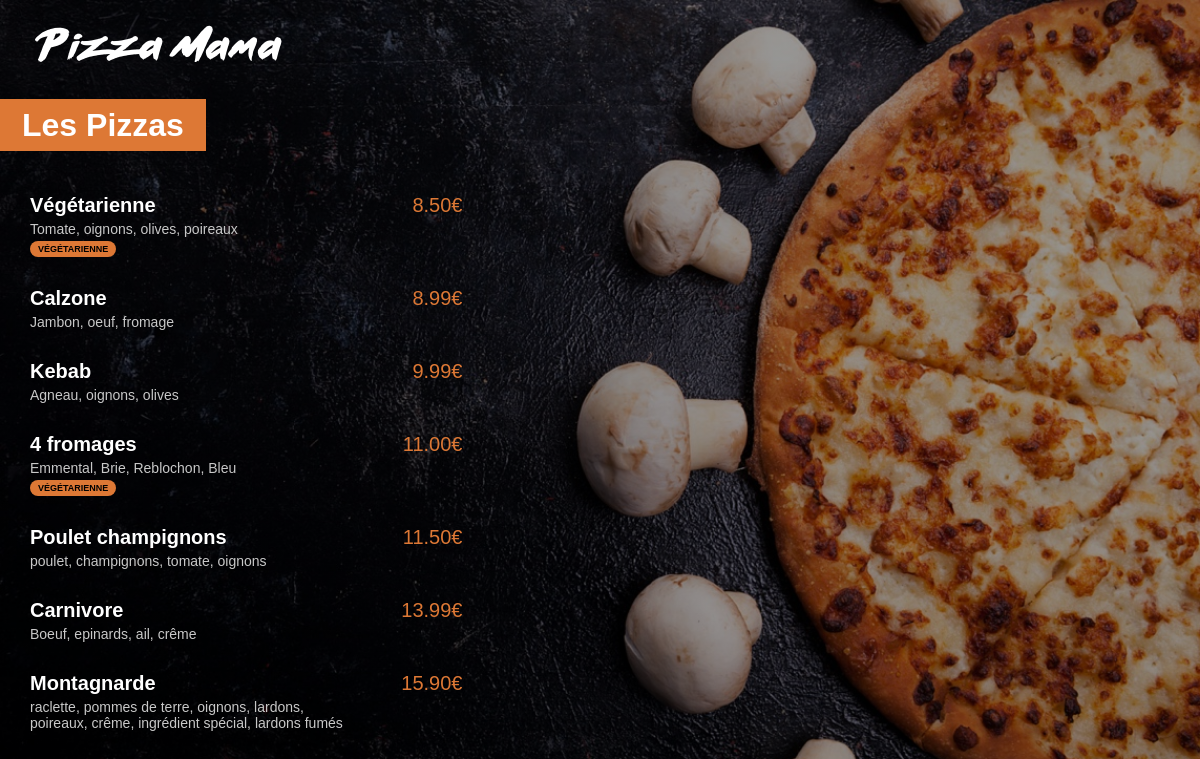
Screenshot of /menu-pizza/ with the database file from the repository.
### menu/models.py (models this page shows, shortened)
class Pizza(models.Model):
    nom = models.CharField(max_length=200)
    ingredients = models.CharField(max_length=400)
    prix = models.FloatField(default=0)
    vegetarienne = models.BooleanField(default=False)

### menu/views.py (the view)
# urls.py: path('', views.index, name="index"),
def index(request):
    pizzas = Pizza.objects.all().order_by('prix')
    return render(request, 'menu/index.html', {'pizzas': pizzas})

### menu/templates/menu/index.html (shortened to what this page needs)
{% load static %}
<html lang="fr">
<head>
    <link rel="stylesheet" href="{% static 'menu/style.css' %}">
</head>
<body>
    <a href="{% url 'main:index' %}"><img id="small_logo" src="{% static 'menu/images/small_logo.png' %}"></a>
    <div class="menu_title">
        <h1>Les Pizzas</h1>
    </div>
    <div class="menu_list">
        {% for pizza in pizzas %}
        <div class="menu_list_item">
            <span class="menu_list_title">{{pizza.nom}}</span>
            <span class="menu_list_prix">{{pizza.prix | floatformat:2}}€</span>
            <span class="menu_list_ingredients">{{pizza.ingredients}}</span>
            {% if pizza.vegetarienne %}
                <span class="menu_list_badge">VÉGÉTARIENNE</span>
            {% endif %}
        </div>
        {% endfor %}
    </div>
</body>
</html>

### menu/static/menu/style.css (style rules this page uses)
body { background: linear-gradient(0deg, rgba(0, 0, 0, 0.4), rgba(0, 0, 0, 0.4)), url("images/menu_background.jpg") no-repeat center center fixed; -webkit-background-size: cover; -moz-background-size: cover; -o-background-size: cover; background-size: cover; color: white; margin: 0px; font-family: Arial; }
#small_logo { margin-top: 25px; margin-left: 35px; }
h1 { background-color: #DD7835; display: inline; padding: 8px 22px; }
.menu_title { margin-top: 45px; margin-bottom: 50px; }
.menu_list { margin-left: 30px; }
.menu_list_item { margin: 30px 0px; }
.menu_list_title { font-weight: bold; font-size: 20px; display: inline-block; width: 350px; }
.menu_list_prix { font-size: 20px; color: #DD7835; display: inline-block; width: 70px; margin-left: 8px; text-align: right; }
.menu_list_ingredients { font-size: 14px; color: #C8C8C8; margin-top: 4px; display: block; width: 320px; }
.menu_list_badge { background-color: #DD7835; color : black; font-size: 9px; padding: 3px 8px; margin-top: 4px; display: inline-block; border-radius: 8px; font-weight: bold; }

### rows the page displays
Pizza: nom "Végétarienne", prix "8.50", ingredients "Tomate, oignons, olives, poireaux", vegetarienne "VÉGÉTARIENNE"
Pizza: nom "Calzone", prix "8.99", ingredients "Jambon, oeuf, fromage"
Pizza: nom "Kebab", prix "9.99", ingredients "Agneau, oignons, olives"
Pizza: nom "4 fromages", prix "11.00", ingredients "Emmental, Brie, Reblochon, Bleu", vegetarienne "VÉGÉTARIENNE"
Pizza: nom "Poulet champignons", prix "11.50", ingredients "poulet, champignons, tomate, oignons"
Pizza: nom "Carnivore", prix "13.99", ingredients "Boeuf, epinards, ail, crême"
Pizza: nom "Montagnarde", prix "15.90", ingredients "raclette, pommes de terre, oignons, lardons, poireaux, crême, ingrédient spécial, lardons fumés"
